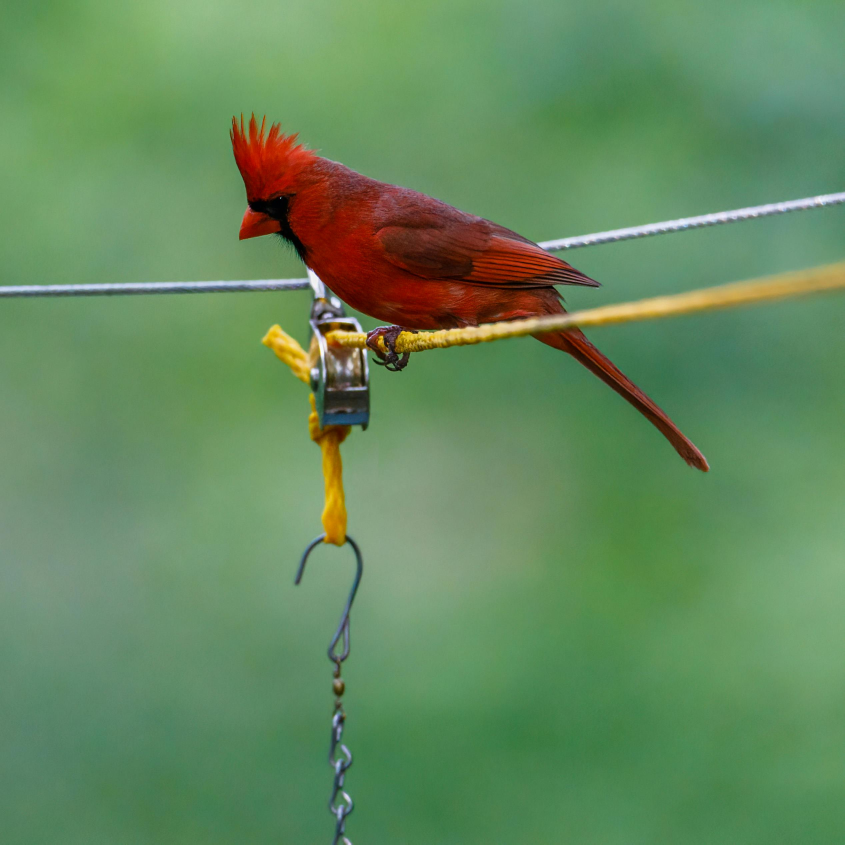
#> input picture Model_process/dataset/stock_images/pexels-aaron-j-hill-3434251-8064561.jpg, 2533 x 2533 px (shown at 1/3 size); its folder holds only this picture in this run
$ python tranformer.py
#> lines starting #> are read from the running program, lines starting #| are printed output that depends on the picture; after the words box and inside, x2 and y2 are one past the last pixel; in counts of white or black regions, pixels touching at a corner belong together
#> in process_dataset, image is the input picture: shape (2533, 2533, 3); mean B, G, R 94, 137.8, 100.6
# this is what cookie cuts the stock (synthetic) images (white is not removed yet)
# basically it allows the stock images to have the dimensions of the tiktok ones

import os
import csv
import cv2
import numpy as np

def resize_to_outer(image):
    """
    Resize the image to 347x347.
    """
    return cv2.resize(image, (347, 347))
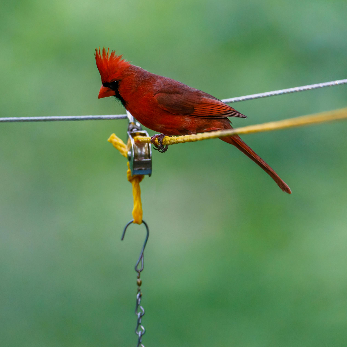
#> returned value: shape (347, 347, 3); mean of channels 0, 1, 2 93.9, 137.7, 100.5; drawn as B, G, R

def mask_outer(image):
    """
    Given a 347x347 image, create an outer image with a donut:
    - Outer circle: diameter 345 px (radius ≈172)
    - Inner hole: diameter 209 px (radius ≈104)
    Areas outside the donut (both outside the outer circle and inside the hole) are set to white.
    """
    h, w = image.shape[:2]
#> h = 347; w = 347
    mask = np.zeros((h, w), dtype=np.uint8)
    center = (w // 2, h // 2)
#> center = (173, 173)
    outer_radius = 345 // 2  # ≈172 px
    inner_radius = 209 // 2  # ≈104 px
    cv2.circle(mask, center, outer_radius, 255, -1)  # outer circle white
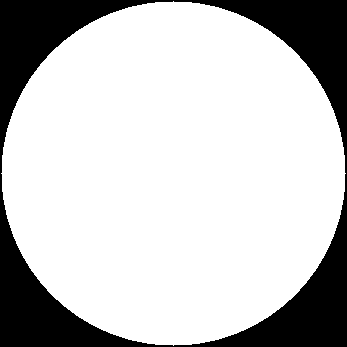
#> mask: shape (347, 347); 77.2% white; 1 black region, box (x1, y1, x2, y2) and area: (0, 0, 347, 347) 27500
    cv2.circle(mask, center, inner_radius, 0, -1)      # inner hole black
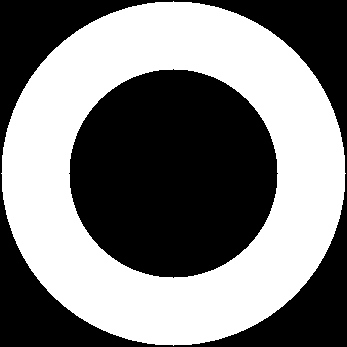
#> mask: shape (347, 347); 49% white; 1 white region, box (x1, y1, x2, y2) and area: (1, 1, 346, 346) 58960
    white_bg = np.full_like(image, 255)
    return np.where(mask[..., None] == 255, image, white_bg)
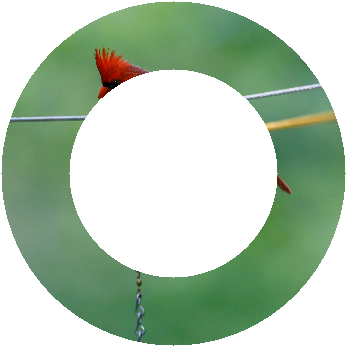
#> returned value: shape (347, 347, 3); mean of channels 0, 1, 2 177.3, 199.3, 178; drawn as B, G, R

def crop_inner(image):
    """
    From a 347x347 image, crop the center 211x211 region.
    """
    h, w = image.shape[:2]
#> h = 347; w = 347
    start_x = (w - 211) // 2
#> start_x = 68
    start_y = (h - 211) // 2
#> start_y = 68
    return image[start_y:start_y+211, start_x:start_x+211]
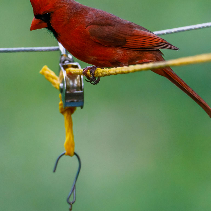
#> returned value: shape (211, 211, 3); mean of channels 0, 1, 2 86.3, 128, 106.3; drawn as B, G, R

def mask_inner(image):
    """
    Given a 211x211 image, create an inner image by keeping only the circle
    of 209 px diameter (radius ≈104) and setting pixels outside to white.
    """
    h, w = image.shape[:2]
#> h = 211; w = 211
    mask = np.zeros((h, w), dtype=np.uint8)
    center = (w // 2, h // 2)
#> center = (105, 105)
    radius = 209 // 2  # ≈104 px
    cv2.circle(mask, center, radius, 255, -1)
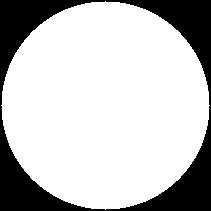
#> mask: shape (211, 211); 76.3% white; 1 black region, box (x1, y1, x2, y2) and area: (0, 0, 211, 211) 10572
    white_bg = np.full_like(image, 255)
    return np.where(mask[..., None] == 255, image, white_bg)
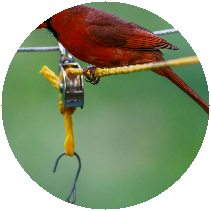
#> returned value: shape (211, 211, 3); mean of channels 0, 1, 2 124.5, 155.8, 142.7; drawn as B, G, R

def process_image(image):
    """
    Process a single synthetic image:
    1. Resize to 347x347.
    2. For the outer image: apply a donut mask.
    3. For the inner image: crop the center 211x211 area then apply a circular mask.
    Returns (inner_processed, outer_processed).
    """
    resized = resize_to_outer(image)
    outer_processed = mask_outer(resized)
    inner_cropped = crop_inner(resized)
    inner_processed = mask_inner(inner_cropped)
    return inner_processed, outer_processed

def process_dataset(input_folder, output_folder, csv_filename, start_id=201, end_id=400):
    if not os.path.exists(output_folder):
        os.makedirs(output_folder)

    csv_path = os.path.join(output_folder, csv_filename)
    with open(csv_path, "w", newline="", encoding="utf-8") as csvfile:
        writer = csv.writer(csvfile)
        writer.writerow(["unique_identifier", "inner", "outer"])

        files = sorted(os.listdir(input_folder))
        current_id = start_id

        for filename in files:
            filepath = os.path.join(input_folder, filename)
            image = cv2.imread(filepath)
            if image is None:
                continue
            inner_img, outer_img = process_image(image)
            inner_name = f"{current_id}_inner.jpg"
            outer_name = f"{current_id}_outer.jpg"
            inner_save_path = os.path.join(output_folder, inner_name)
            outer_save_path = os.path.join(output_folder, outer_name)
            cv2.imwrite(inner_save_path, inner_img)
            cv2.imwrite(outer_save_path, outer_img)
            writer.writerow([current_id, inner_name, outer_name])
            current_id += 1
            if current_id > end_id:
                break

if __name__ == "__main__":
    input_folder = "stock_images"  # Folder with 200 squared images
    output_folder = "transformed_stock_images"  # Folder to save transformed images
    csv_filename = "stock_images.csv"
    process_dataset(input_folder, output_folder, csv_filename, start_id=201, end_id=400)

$ run again, on Model_process/dataset/stock_images/pexels-alinbuda-12141398.jpg
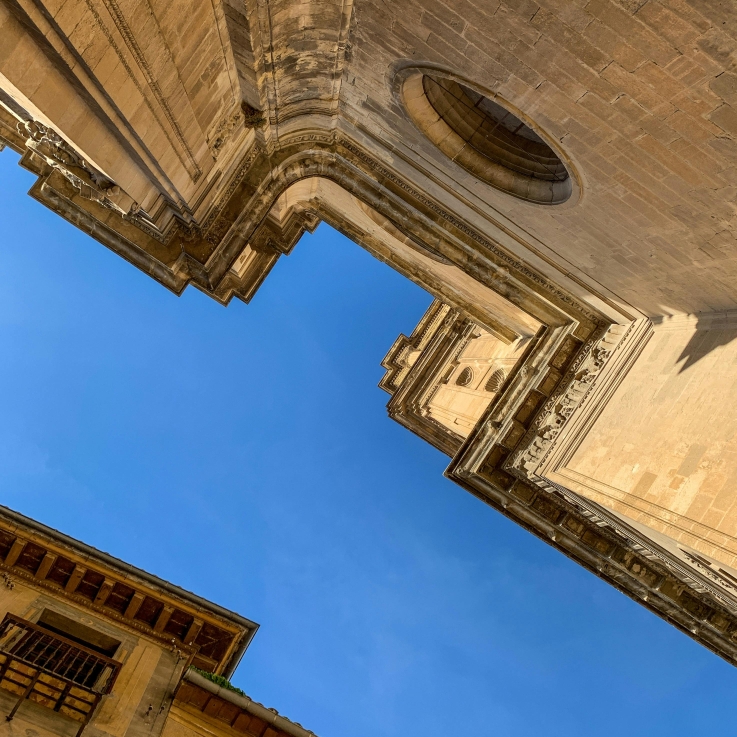
#> input picture Model_process/dataset/stock_images/pexels-alinbuda-12141398.jpg, 2947 x 2947 px (shown at 1/4 size)
#> in process_dataset, image is the input picture: shape (2947, 2947, 3); mean B, G, R 123, 116.2, 107.8
#> in mask_outer, `return np.where(mask[..., None] == 255, image, white_bg)`:
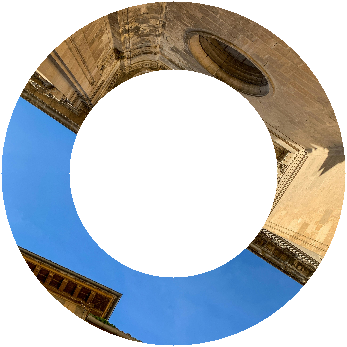
#> returned value: shape (347, 347, 3); mean of channels 0, 1, 2 193.6, 189.9, 185.5; drawn as B, G, R
#> in mask_inner, `return np.where(mask[..., None] == 255, image, white_bg)`:
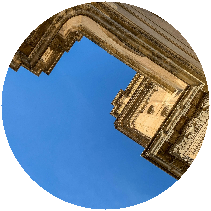
#> returned value: shape (211, 211, 3); mean of channels 0, 1, 2 167.5, 149.7, 131.6; drawn as B, G, R
